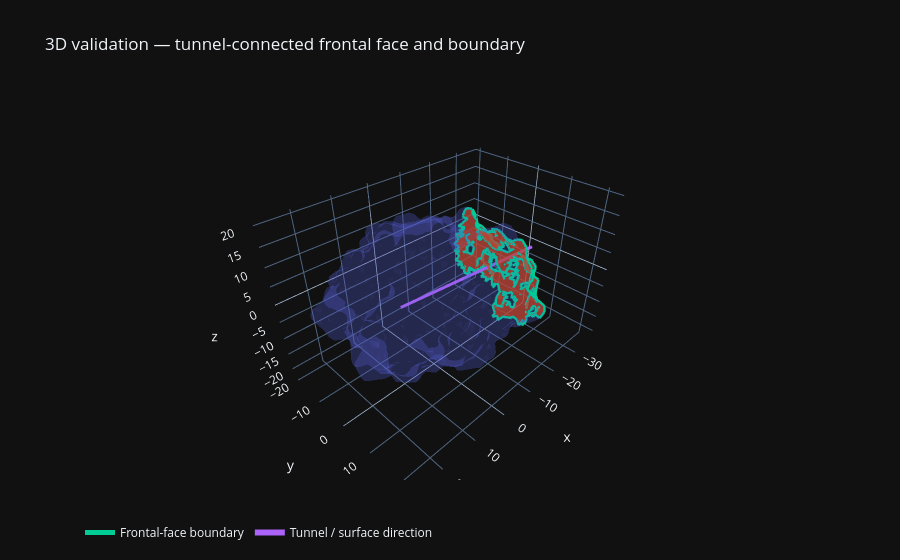

Notebook code cell kept with this figure:
### Markdown cell above
## Step 6 — Visual proof of the frontal-face boundary

### Spiegazione italiana

Questa è una prova visiva fondamentale.

La figura 3D deve permettere di controllare quattro elementi separatamente:

1. l'intera superficie molecolare;
2. la componente classificata come frontal face;
3. il bordo della frontal face;
4. la direzione comune del tunnel.

Il bordo non dovrebbe essere costretto ad assumere una forma circolare. Se la proteina è irregolare, anche il bordo deve essere irregolare.

Nella proiezione 2D frontale vediamo la stessa regione prima della trasformazione sferica SURFMAP. È utile perché permette di controllare immediatamente se il contorno segue la geometria reale e se compaiono regioni isolate inattese.

Se il risultato visivo non corrisponde alla faccia fisicamente rivolta verso il substrato, **non si deve proseguire con il core**: prima va controllata la coerenza della mesh e dell'allineamento.

### English explanation

This is a mandatory visual validation.

The 3D figure separately shows the complete molecular surface, the selected frontal component, its boundary, and the common tunnel direction.

The frontal boundary is not forced to be circular. An irregular protein should produce an irregular boundary.

The frontal 2D projection shows the same classification before SURFMAP spherical flattening.


### Angle interpretation

The displayed boundary corresponds to the current value of `FRONTAL_ANGLE_DEG`.  
Changing the angle changes the geometrical definition of the frontal face itself; changing `CORE_DEPTH_A` only changes the core inside that already-defined face.

### Code cell
def subset_mesh_trace(vertices, faces, mask, name, opacity=0.55):
    selected = faces[mask]
    if len(selected) == 0:
        return None
    return go.Mesh3d(
        x=vertices[:, 0], y=vertices[:, 1], z=vertices[:, 2],
        i=selected[:, 0], j=selected[:, 1], k=selected[:, 2],
        name=name, opacity=opacity, flatshading=True
    )


fig = go.Figure()

other_trace = subset_mesh_trace(
    vertices, faces, ~frontal_mask, "Other molecular surface", opacity=0.18
)
front_trace = subset_mesh_trace(
    vertices, faces, frontal_mask, "Tunnel-connected frontal face", opacity=0.75
)

if other_trace is not None:
    fig.add_trace(other_trace)
if front_trace is not None:
    fig.add_trace(front_trace)

if len(boundary_edges):
    bx, by, bz = [], [], []
    for a, b in boundary_edges:
        p0, p1 = vertices[a], vertices[b]
        bx.extend([p0[0], p1[0], None])
        by.extend([p0[1], p1[1], None])
        bz.extend([p0[2], p1[2], None])
    fig.add_trace(go.Scatter3d(
        x=bx, y=by, z=bz, mode="lines",
        name="Frontal-face boundary",
        line=dict(width=5)
    ))

axis_extent = np.max(np.linalg.norm(vertices, axis=1)) * 1.25
axis_start = -0.25 * axis_extent * v
axis_end = axis_extent * v
fig.add_trace(go.Scatter3d(
    x=[axis_start[0], axis_end[0]],
    y=[axis_start[1], axis_end[1]],
    z=[axis_start[2], axis_end[2]],
    mode="lines",
    name="Tunnel / surface direction",
    line=dict(width=6)
))

fig.update_layout(
    title="3D validation — tunnel-connected frontal face and boundary",
    scene=dict(aspectmode="data"),
    legend=dict(orientation="h")
)
save_plotly_figure(
    fig,
    f"04_3D_validation_frontal_face_{FRONTAL_ANGLE_DEG:.0f}deg",
)
fig.show()


plt.figure(figsize=(9, 8))
plt.scatter(
    face_u[~frontal_mask], face_w[~frontal_mask],
    s=2, alpha=0.15, label="Other molecular surface"
)
plt.scatter(
    face_u[frontal_mask], face_w[frontal_mask],
    s=4, alpha=0.75, label="Tunnel-connected frontal face"
)

if len(boundary_edges):
    for a, b in boundary_edges:
        p = vertices[[a, b]]
        plt.plot(p @ u, p @ w, linewidth=1.0)

plt.scatter([0], [0], s=45, label="Aligned tunnel direction")
plt.xlabel("Frontal coordinate u (Å)")
plt.ylabel("Frontal coordinate w (Å)")
plt.title("Orthographic frontal projection — frontal-face boundary")
plt.axis("equal")
plt.legend()
save_matplotlib_figure(
    plt.gcf(),
    f"05_2D_validation_frontal_face_{FRONTAL_ANGLE_DEG:.0f}deg",
)
plt.show()

### Figure 1 — Plotly figure (JSON) as saved in the notebook; plotly's stock layout.template omitted (floating-point values rounded to 4 significant figures; data arrays with more than 128 entries replaced by an {"elided": "..."} marker saying what was removed)
{"data": [{"flatshading": true, "i": {"elided": "17954 int values"}, "j": {"elided": "17954 int values"}, "k": {"elided": "17954 int values"}, "name": "Other molecular surface", "opacity": 0.18, "x": {"elided": "9735 float values"}, "y": {"elided": "9735 float values"}, "z": {"elided": "9735 float values"}, "type": "mesh3d"}, {"flatshading": true, "i": {"elided": "1512 int values"}, "j": {"elided": "1512 int values"}, "k": {"elided": "1512 int values"}, "name": "Tunnel-connected frontal face", "opacity": 0.75, "x": {"elided": "9735 float values"}, "y": {"elided": "9735 float values"}, "z": {"elided": "9735 float values"}, "type": "mesh3d"}, {"line": {"width": 5}, "mode": "lines", "name": "Frontal-face boundary", "x": {"elided": "1794 float values"}, "y": {"elided": "1794 float values"}, "z": {"elided": "1794 float values"}, "type": "scatter3d"}, {"line": {"width": 6}, "mode": "lines", "name": "Tunnel / surface direction", "x": [9.019, -36.07], "y": [-0.5459, 2.184], "z": [0.3255, -1.302], "type": "scatter3d"}], "layout": {"scene": {"aspectmode": "data"}, "legend": {"orientation": "h"}, "title": {"text": "3D validation — tunnel-connected frontal face and boundary"}}}
